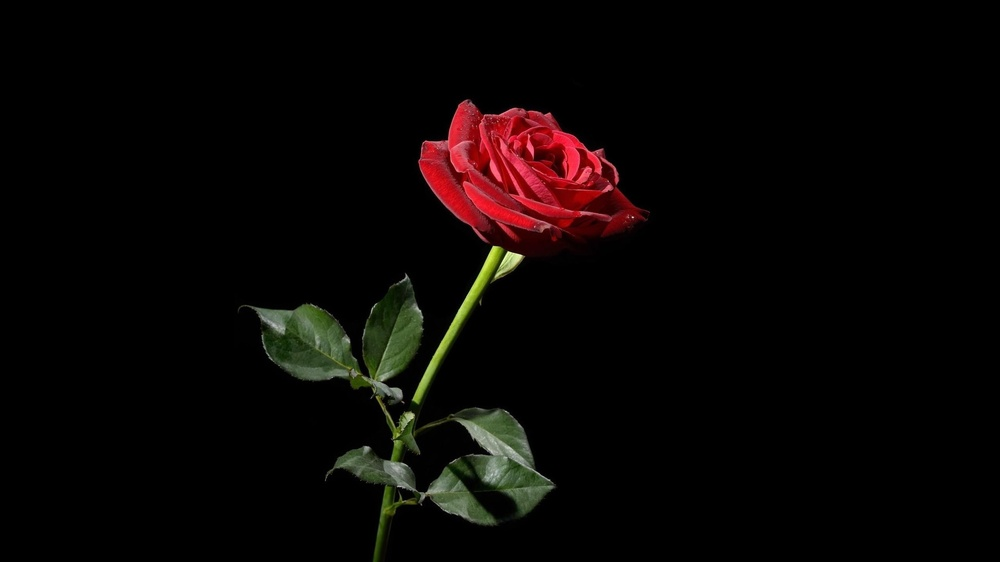
#> input picture İmage Processing/openCV/Highest_Pixel_detection/rose.jpeg, 1000 x 562 px, shrunk from 3840 x 2160 before the run
$ python 'en_üst_pikseli_bulma.py'
#> lines starting #> are read from the running program, lines starting #| are printed output that depends on the picture; after the words box and inside, x2 and y2 are one past the last pixel; in counts of white or black regions, pixels touching at a corner belong together
import cv2 as cv
import numpy as np

img = cv.imread("rose.jpeg")
#> img is the input picture: shape (562, 1000, 3); mean B, G, R 4, 5.4, 9.4

img_hsv = cv.cvtColor(img,cv.COLOR_BGR2HSV)
#> img_hsv: shape (562, 1000, 3); mean H, S, V 10.3, 20.4, 10.3


height, width, _ = img.shape
#> height = 562; width = 1000

buldum = False

for y in range(height):
    for x in range(width):
        pixel_value = img[y, x]

        if pixel_value[2] > 45:
            print("buldum")
            cv.circle(img,(x,y),50,(255,255,0,25))
            buldum = True
            break
    if buldum:
        break
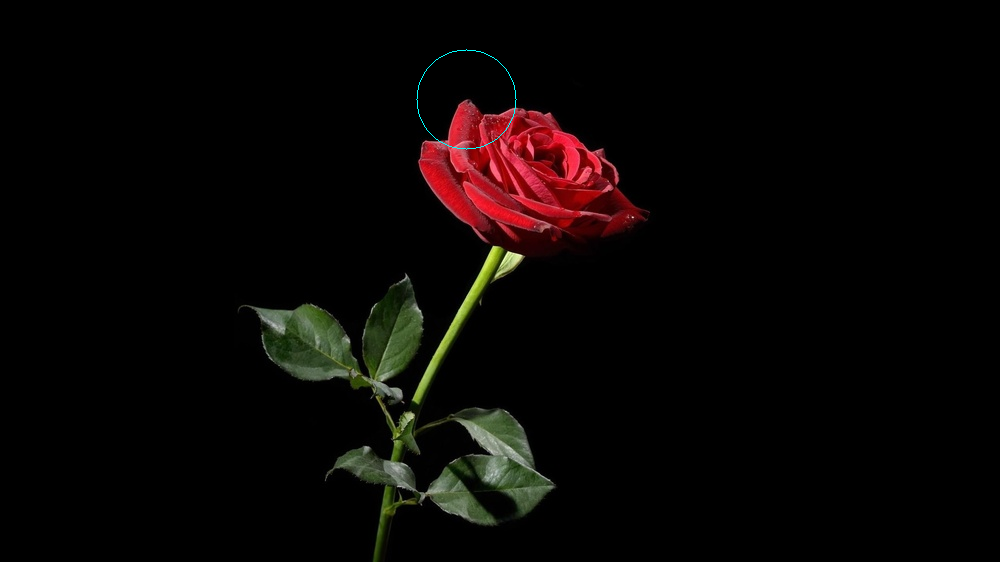
#> img: shape (562, 1000, 3); 0.05% of pixels changed, all inside (x1, y1, x2, y2) = (416, 49, 517, 150)


cv.imshow("deneme",img)

cv.waitKey(0)
cv.destroyAllWindows()
